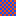

Tiled map render using the project's own tile images. Description and the whole map definition, tile-layer contents included, below:
An orthogonal 2x2 tile map with 8x8 px tiles, 1 tile layer (Ground) and 1 object (Marker).

<map version="1.4.0" orientation="orthogonal" renderorder="right-down" width="2" height="2" tilewidth="8" tileheight="8" infinite="0" nextlayerid="3" nextobjectid="2"><tileset firstgid="1" name="PeanutTile" tilewidth="8" tileheight="8" tilecount="1" columns="1"><image source="../../../media/assets/image/checker.png" width="8" height="8" /></tileset><layer id="1" name="Ground" width="2" height="2"><data encoding="csv">1,1,1,1</data></layer><objectgroup id="2" name="Objects"><object id="1" name="Marker" gid="1" x="8" y="8" width="8" height="8" /></objectgroup></map>
